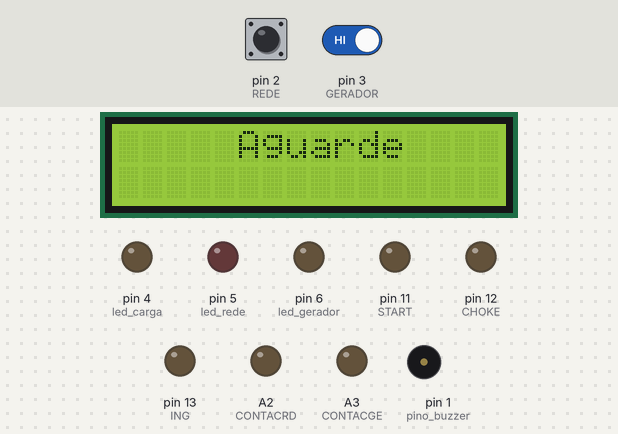
Recording of a sketch running on a simulated Arduino Uno, built with avr-gcc and run on an emulated ATmega328P. Shown: 16×2 character LCD, output pins drawn as LEDs (lit = HIGH), buzzer (waves = sounding, pin HIGH). Inputs (shaded band) come from the test bench; at power-on: pin 2 (REDE) HIGH, pin 3 (GERADOR) HIGH.

Above: at 5.2 s.
8.4 s: pin 2 (REDE) pulled LOW for 3 s
At 12.8 s:
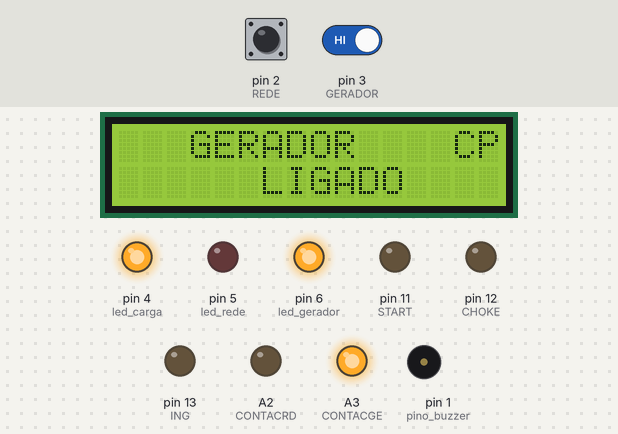
21.5 s: pin 2 (REDE) driven LOW and pin 3 (GERADOR) driven LOW
At 24.7 s:
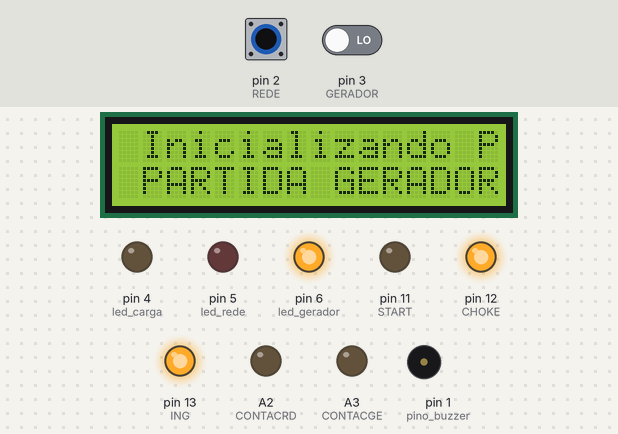
31.3 s: pin 2 (REDE) driven HIGH
At 34.4 s:
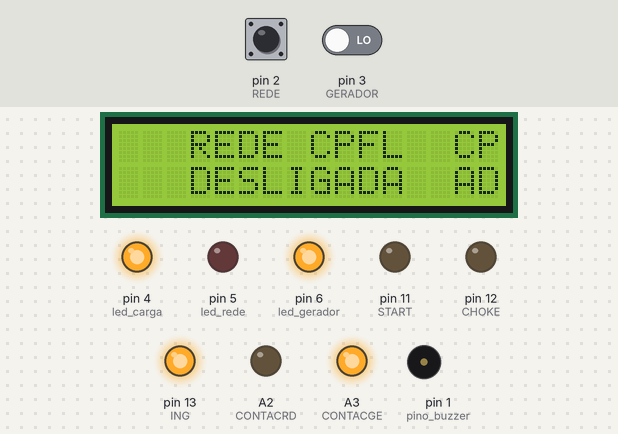
39.4 s: pin 2 (REDE) driven LOW
At 43.9 s:
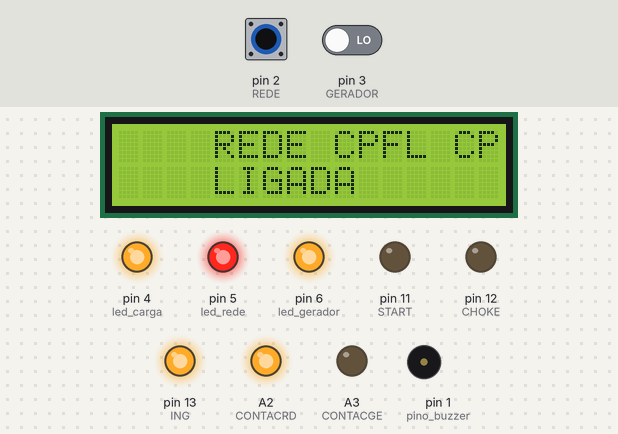
49.8 s: pin 2 (REDE) driven HIGH
At 53.6 s:
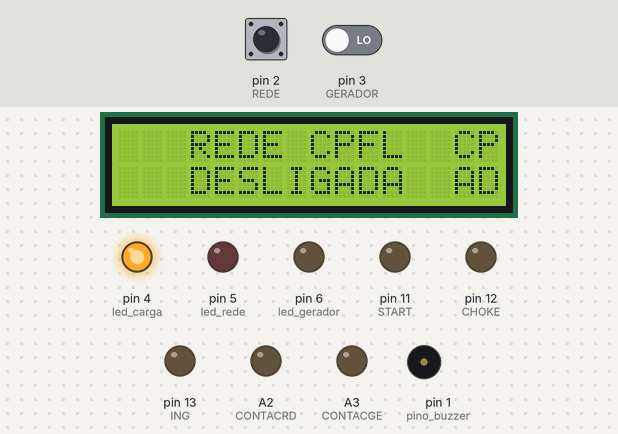
57.1 s: pin 2 (REDE) driven LOW
At 61.9 s:
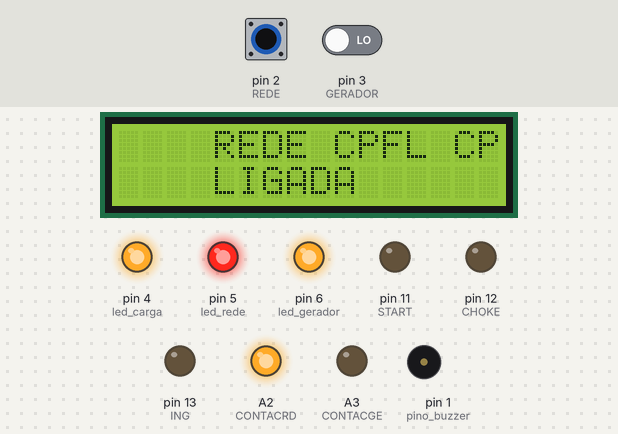
Timing chart, 0 to 63.4 s (numbered marks = the images above; inputs shaded):
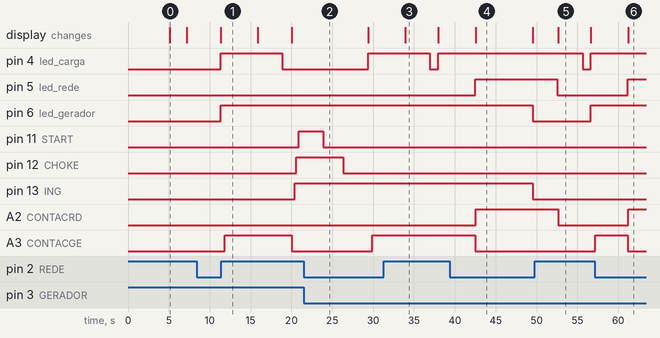

Measured:
- after the input at 8.4 s, pin 4 (led_carga): LOW → HIGH after 2.9 s, → LOW 7.6 s later; pin 6 (led_gerador): LOW → HIGH after 2.9 s; pin 13 (ING): LOW → HIGH after 12.0 s instead of 3.3 s; A3 (CONTACGE): LOW → HIGH after 3.4 s, → LOW 8.2 s later; the display: changes after 2.9 s (image 1)
- after the input at 21.5 s, pin 4 (led_carga): LOW → HIGH after 7.9 s; pin 11 (START): goes on until 23.9 s, then stays LOW; pin 12 (CHOKE): goes on until 26.4 s, then stays LOW; A3 (CONTACGE): LOW → HIGH after 8.4 s
- after the input at 31.3 s, pin 4 (led_carga): HIGH → LOW after 5.7 s, → HIGH 1.0 s later; pin 5 (led_rede): stays LOW (without the input it goes to HIGH after 2.6 s)
- after the input at 39.4 s, pin 4 (led_carga): stays HIGH (without the input it goes to LOW after 6.2 s); pin 5 (led_rede), A2 (CONTACRD): LOW → HIGH after 3.1 s; pin 6 (led_gerador), pin 13 (ING): HIGH → LOW after 10.2 s; A3 (CONTACGE): HIGH → LOW after 3.1 s; the display: changes after 3.1 s (image 4)
- after the input at 49.8 s, pin 4 (led_carga): HIGH → LOW after 5.8 s, → HIGH 1.0 s later; pin 5 (led_rede), A2 (CONTACRD): HIGH → LOW after 2.8 s; pin 6 (led_gerador): LOW → HIGH after 6.9 s; the display: changes after 2.8 s (image 5)
- after the input at 57.1 s, pin 5 (led_rede), A2 (CONTACRD): LOW → HIGH after 4.1 s; the display: changes after 4.1 s (image 6)
- what the display in image 0 shows lasts 2.1 s, from 5.1 s to 7.2 s

The sketch:

Qta_gerador_gasolina.ino
```cpp
// INCLUSÃO DE BIBLIOTECAS

#include <Wire.h>
#include <LiquidCrystal_I2C.h>

// DEFINIÇÕES

#define endereco 0x27 // Endereço comuns 0x27, 0x3F
#define colunas 16
#define linhas 2

// INSTANCIANDO OBJETOS
LiquidCrystal_I2C lcd(endereco, colunas, linhas);


   //INNOVATION
  // PINOS USADOS QTA
  int ING = 13; // OUT CINZA
  int CHOKE = 12; // OUT BRANCO
  int START = 11; //OUT  ROXO
  int CONTACRD = A2; //OUT LARANGA
  int CONTACGE = A3; //OUT
  int REDE = 2; //IN   VERDE
  int GERADOR = 3; //IN AZUL
  int led_carga=4;
  int led_rede = 5; // OUT
  int led_gerador = 6; // OUT
  const int pino_buzzer = 1;
  // int botao;

  int STREDE;
  int STGER;
  int PARTGER;


void setup(){

   //LCD

  lcd.init(); // INICIA A COMUNICAÇÃO COM O DISPLAY
  lcd.backlight(); // LIGA A ILUMINAÇÃO DO DISPLAY
  lcd.clear(); // LIMPA O DISPLAY

  lcd.setCursor(0,0);
 lcd.print("  INNOVATION  ");
 delay(5000); //DELAY DE 5 SEGUNDOS
 lcd.setCursor(0,1); // POSICIONA O CURSOR NA PRIMEIRA COLUNA DA LINHA 2
 lcd.print(" QTA Versao 2.0 ");
 lcd.clear();

 lcd.setCursor(0,0);
 lcd.print("     Aguarde     ");
 delay (2000);
 lcd.setCursor(0,1);
 lcd.print("    Ligando     ");
 lcd.clear();


  // CONFIGURACAO PINOS IN OUT

  pinMode (ING, OUTPUT); //IGNICAO
  pinMode (CHOKE, OUTPUT); //AFOGADOR
  pinMode (START, OUTPUT); //PARTIDA
  pinMode (CONTACRD, OUTPUT); //CONTATORA REDE
  pinMode (CONTACGE, OUTPUT);// CONTATORA GERADOR
  pinMode (REDE, INPUT);// ENTRADA STATUS REDE
  digitalWrite(REDE, 1);
  pinMode (GERADOR, INPUT);
  digitalWrite(GERADOR, 1);// ENTRADA STATUS GERADOR
  pinMode(led_rede, OUTPUT);
  pinMode(led_gerador, OUTPUT);
  pinMode(pino_buzzer, OUTPUT);
  pinMode(led_carga, OUTPUT);


}  // FIM  VOID SETUP


void loop()  { //INICIO LOOP VOID


  STREDE = digitalRead (REDE); // LE STATUS DA REDE E COLOCA EM STREDE
  STGER =  digitalRead (GERADOR); // LE STATUS DO GERADOR E COLOCAR EM STGER

if ( STREDE == 0 ) {  // REDE LIGADA

 digitalWrite(led_rede, HIGH);
 digitalWrite(led_carga, HIGH);
  lcd.setCursor(0,0);
  lcd.print("  REDE CPFL ");
  lcd.setCursor(0,1);
  lcd.print("   LIGADA  ");
  redegeroff();
  redeon();
  geradoroff();

}

  else if  ( STREDE == 1) { // FALHA REDE LIGANDO GERADOR
 digitalWrite(led_rede, LOW);

  lcd.setCursor(0,0);
  lcd.print("   FALHA REDE CPFL ");
  lcd.setCursor(0,1);
  lcd.print("   GERADOR LIGADO ");
  redeoff();
  delay(1000); // era 1000

if (STGER == 1){
  geradoron();

}
  redegeron();
  return;

}

}  // FIM LOOP VOID


void redeon() {     //  LIGA REDE

  lcd.setCursor(0,0);
  lcd.print("    REDE CPFL ");
  lcd.setCursor(0,1);
  lcd.print("    LIGADA  ");
  digitalWrite (CONTACGE, 0);
  digitalWrite (CONTACRD, 1);
  delay (7000);

}


void redeoff(){     //  DESLIGA REDE

  lcd.setCursor(0,0);
  lcd.print("   REDE CPFL ");
  lcd.setCursor(0,1);
  lcd.print("   DESLIGADA  ");
  digitalWrite (CONTACRD, 0);
  delay(3000); // era 2000
 digitalWrite(led_carga, LOW);
  return;
}


void redegeron(){     // LIGA REDE GERADOR

  lcd.setCursor(0,0);
  lcd.print("   GERADOR   ");
  lcd.setCursor(0,1);
  lcd.print("      LIGADO     ");
  digitalWrite(led_gerador ,HIGH);
  digitalWrite(led_carga, HIGH);
  digitalWrite(pino_buzzer, LOW);
  digitalWrite (CONTACRD, 0);
  delay(500); // era 1000
  digitalWrite (CONTACGE, 1);
  delay(4000); // era 1000

}


void redegeroff(){     //  DESLIGA REDE GERADOR

  lcd.setCursor(0,0);
  lcd.print(" ");
  lcd.setCursor(0,1);
  lcd.print("  ");
  digitalWrite (CONTACGE, 0);
  return;
}

void geradoron(){     // PARTIDA DO GERADOR
  PARTGER = digitalRead (GERADOR);
  STREDE = digitalRead (REDE); // NOVO COMANDO CONTROLE
  delay(100); // era 2000
if (PARTGER == 1 && STREDE == 1){

do{
  lcd.setCursor(0,0);
  lcd.print(" Inicializando ");
  lcd.setCursor(0,1);
  lcd.print(" PARTIDA GERADOR ");
  digitalWrite (CONTACRD, 0);
  digitalWrite (CONTACGE, 0);
  delay(400); // era 1000
  digitalWrite (ING, 1);
  delay(150);
  digitalWrite (CHOKE, 1);
  delay(300); // era 1000
    digitalWrite (START, 1);
  delay(3000);
  digitalWrite (START, 0);
  delay(2500);
  digitalWrite (CHOKE, 0);
  delay(1000); // era 3000

  PARTGER = digitalRead (GERADOR);
  STREDE = digitalRead (REDE);
  delay(2000);
} while ( PARTGER == 1 && STREDE == 1);
}
  return;
}

void geradoroff(){     // DESLIGA GERADOR

  lcd.setCursor(0,0);
  lcd.print("    GERADOR ");
  lcd.setCursor(0,1);
  lcd.print("   DESLIGADO   ");
  digitalWrite( led_gerador , LOW);
  digitalWrite (ING, 0);
  digitalWrite (CHOKE, 0);
  delay (3000);

  return;


}
```
